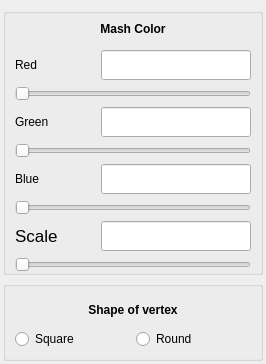
        <widget class="QWidget" name="tab">
         <attribute name="title">
          <string>Points</string>
         </attribute>
         <layout class="QHBoxLayout" name="horizontalLayout_24">
          <property name="spacing">
           <number>6</number>
          </property>
          <property name="leftMargin">
           <number>3</number>
          </property>
          <property name="topMargin">
           <number>8</number>
          </property>
          <property name="rightMargin">
           <number>3</number>
          </property>
          <property name="bottomMargin">
           <number>3</number>
          </property>
          <item>
           <layout class="QVBoxLayout" name="verticalLayout_5">
            <item>
             <widget class="QGroupBox" name="groupBox_6">
              <property name="sizePolicy">
               <sizepolicy hsizetype="Preferred" vsizetype="Preferred">
                <horstretch>0</horstretch>
                <verstretch>0</verstretch>
               </sizepolicy>
              </property>
              <property name="minimumSize">
               <size>
                <width>260</width>
                <height>100</height>
               </size>
              </property>
              <property name="maximumSize">
               <size>
                <width>16777215</width>
                <height>16777215</height>
               </size>
              </property>
              <property name="title">
               <string/>
              </property>
              <layout class="QGridLayout" name="gridLayout_5">
               <property name="topMargin">
                <number>0</number>
               </property>
               <property name="bottomMargin">
                <number>0</number>
               </property>
               <item row="0" column="0">
                <widget class="QLabel" name="VertexColorNameLabel">
                 <property name="sizePolicy">
                  <sizepolicy hsizetype="Minimum" vsizetype="Fixed">
                   <horstretch>0</horstretch>
                   <verstretch>0</verstretch>
                  </sizepolicy>
                 </property>
                 <property name="minimumSize">
                  <size>
                   <width>0</width>
                   <height>30</height>
                  </size>
                 </property>
                 <property name="maximumSize">
                  <size>
                   <width>240</width>
                   <height>30</height>
                  </size>
                 </property>
                 <property name="font">
                  <font>
                   <weight>75</weight>
                   <bold>true</bold>
                  </font>
                 </property>
                 <property name="text">
                  <string>Mash Color</string>
                 </property>
                 <property name="alignment">
                  <set>Qt::AlignCenter</set>
                 </property>
                </widget>
               </item>
               <item row="1" column="0">
                <layout class="QHBoxLayout" name="horizontalLayout_3">
                 <item>
                  <widget class="QLabel" name="VertexRedLabel">
                   <property name="sizePolicy">
                    <sizepolicy hsizetype="MinimumExpanding" vsizetype="Preferred">
                     <horstretch>0</horstretch>
                     <verstretch>0</verstretch>
                    </sizepolicy>
                   </property>
                   <property name="minimumSize">
                    <size>
                     <width>0</width>
                     <height>0</height>
                    </size>
                   </property>
                   <property name="maximumSize">
                    <size>
                     <width>100</width>
                     <height>30</height>
                    </size>
                   </property>
                   <property name="text">
                    <string>Red</string>
                   </property>
                  </widget>
                 </item>
                 <item>
                  <widget class="QLineEdit" name="VertexRedValue">
                   <property name="sizePolicy">
                    <sizepolicy hsizetype="Fixed" vsizetype="Fixed">
                     <horstretch>0</horstretch>
                     <verstretch>0</verstretch>
                    </sizepolicy>
                   </property>
                   <property name="minimumSize">
                    <size>
                     <width>150</width>
                     <height>30</height>
                    </size>
                   </property>
                   <property name="maximumSize">
                    <size>
                     <width>150</width>
                     <height>30</height>
                    </size>
                   </property>
                   <property name="focusPolicy">
                    <enum>Qt::ClickFocus</enum>
                   </property>
                  </widget>
                 </item>
                </layout>
               </item>
               <item row="2" column="0">
                <widget class="QSlider" name="VertexRedSlider">
                 <property name="sizePolicy">
                  <sizepolicy hsizetype="Fixed" vsizetype="Fixed">
                   <horstretch>0</horstretch>
                   <verstretch>0</verstretch>
                  </sizepolicy>
                 </property>
                 <property name="minimumSize">
                  <size>
                   <width>0</width>
                   <height>0</height>
                  </size>
                 </property>
                 <property name="maximumSize">
                  <size>
                   <width>260</width>
                   <height>25</height>
                  </size>
                 </property>
                 <property name="maximum">
                  <number>100</number>
                 </property>
                 <property name="orientation">
                  <enum>Qt::Horizontal</enum>
                 </property>
                </widget>
               </item>
               <item row="3" column="0">
                <layout class="QHBoxLayout" name="horizontalLayout_15">
                 <item>
                  <widget class="QLabel" name="VertexGreenLabel">
                   <property name="sizePolicy">
                    <sizepolicy hsizetype="MinimumExpanding" vsizetype="Preferred">
                     <horstretch>0</horstretch>
                     <verstretch>0</verstretch>
                    </sizepolicy>
                   </property>
                   <property name="minimumSize">
                    <size>
                     <width>0</width>
                     <height>0</height>
                    </size>
                   </property>
                   <property name="maximumSize">
                    <size>
                     <width>100</width>
                     <height>30</height>
                    </size>
                   </property>
                   <property name="text">
                    <string>Green</string>
                   </property>
                  </widget>
                 </item>
                 <item>
                  <widget class="QLineEdit" name="VertexGreenValue">
                   <property name="sizePolicy">
                    <sizepolicy hsizetype="Fixed" vsizetype="Fixed">
                     <horstretch>0</horstretch>
                     <verstretch>0</verstretch>
                    </sizepolicy>
                   </property>
                   <property name="minimumSize">
                    <size>
                     <width>150</width>
                     <height>30</height>
                    </size>
                   </property>
                   <property name="maximumSize">
                    <size>
                     <width>150</width>
                     <height>30</height>
                    </size>
                   </property>
                   <property name="focusPolicy">
                    <enum>Qt::ClickFocus</enum>
                   </property>
                  </widget>
                 </item>
                </layout>
               </item>
               <item row="4" column="0">
                <widget class="QSlider" name="VertexGreenSlider">
                 <property name="sizePolicy">
                  <sizepolicy hsizetype="Fixed" vsizetype="Fixed">
                   <horstretch>0</horstretch>
                   <verstretch>0</verstretch>
                  </sizepolicy>
                 </property>
                 <property name="minimumSize">
                  <size>
                   <width>0</width>
                   <height>0</height>
                  </size>
                 </property>
                 <property name="maximumSize">
                  <size>
                   <width>260</width>
                   <height>25</height>
                  </size>
                 </property>
                 <property name="maximum">
                  <number>100</number>
                 </property>
                 <property name="orientation">
                  <enum>Qt::Horizontal</enum>
                 </property>
                </widget>
               </item>
               <item row="5" column="0">
                <layout class="QHBoxLayout" name="horizontalLayout_17">
                 <item>
                  <widget class="QLabel" name="VertexBlueLabel">
                   <property name="enabled">
                    <bool>true</bool>
                   </property>
                   <property name="sizePolicy">
                    <sizepolicy hsizetype="MinimumExpanding" vsizetype="Preferred">
                     <horstretch>0</horstretch>
                     <verstretch>0</verstretch>
                    </sizepolicy>
                   </property>
                   <property name="minimumSize">
                    <size>
                     <width>30</width>
                     <height>30</height>
                    </size>
                   </property>
                   <property name="maximumSize">
                    <size>
                     <width>100</width>
                     <height>30</height>
                    </size>
                   </property>
                   <property name="text">
                    <string>Blue</string>
                   </property>
                  </widget>
                 </item>
                 <item>
                  <widget class="QLineEdit" name="VertexBlueValue">
                   <property name="sizePolicy">
                    <sizepolicy hsizetype="Fixed" vsizetype="Fixed">
                     <horstretch>0</horstretch>
                     <verstretch>0</verstretch>
                    </sizepolicy>
                   </property>
                   <property name="minimumSize">
                    <size>
                     <width>150</width>
                     <height>30</height>
                    </size>
                   </property>
                   <property name="maximumSize">
                    <size>
                     <width>150</width>
                     <height>30</height>
                    </size>
                   </property>
                   <property name="focusPolicy">
                    <enum>Qt::ClickFocus</enum>
                   </property>
                  </widget>
                 </item>
                </layout>
               </item>
               <item row="6" column="0">
                <widget class="QSlider" name="VertexBlueSlider">
                 <property name="sizePolicy">
                  <sizepolicy hsizetype="Fixed" vsizetype="Fixed">
                   <horstretch>0</horstretch>
                   <verstretch>0</verstretch>
                  </sizepolicy>
                 </property>
                 <property name="minimumSize">
                  <size>
                   <width>0</width>
                   <height>0</height>
                  </size>
                 </property>
                 <property name="maximumSize">
                  <size>
                   <width>260</width>
                   <height>25</height>
                  </size>
                 </property>
                 <property name="maximum">
                  <number>100</number>
                 </property>
                 <property name="orientation">
                  <enum>Qt::Horizontal</enum>
                 </property>
                </widget>
               </item>
               <item row="7" column="0">
                <layout class="QHBoxLayout" name="horizontalLayout_16">
                 <item>
                  <widget class="QLabel" name="ScaleLabel">
                   <property name="sizePolicy">
                    <sizepolicy hsizetype="MinimumExpanding" vsizetype="Preferred">
                     <horstretch>0</horstretch>
                     <verstretch>0</verstretch>
                    </sizepolicy>
                   </property>
                   <property name="minimumSize">
                    <size>
                     <width>0</width>
                     <height>0</height>
                    </size>
                   </property>
                   <property name="maximumSize">
                    <size>
                     <width>100</width>
                     <height>30</height>
                    </size>
                   </property>
                   <property name="font">
                    <font>
                     <pointsize>13</pointsize>
                    </font>
                   </property>
                   <property name="text">
                    <string>Scale</string>
                   </property>
                  </widget>
                 </item>
                 <item>
                  <widget class="QLineEdit" name="ScaleValue">
                   <property name="sizePolicy">
                    <sizepolicy hsizetype="Fixed" vsizetype="Fixed">
                     <horstretch>0</horstretch>
                     <verstretch>0</verstretch>
                    </sizepolicy>
                   </property>
                   <property name="minimumSize">
                    <size>
                     <width>150</width>
                     <height>30</height>
                    </size>
                   </property>
                   <property name="maximumSize">
                    <size>
                     <width>150</width>
                     <height>30</height>
                    </size>
                   </property>
                   <property name="focusPolicy">
                    <enum>Qt::ClickFocus</enum>
                   </property>
                  </widget>
                 </item>
                </layout>
               </item>
               <item row="8" column="0">
                <widget class="QSlider" name="Scale">
                 <property name="sizePolicy">
                  <sizepolicy hsizetype="Fixed" vsizetype="Fixed">
                   <horstretch>0</horstretch>
                   <verstretch>0</verstretch>
                  </sizepolicy>
                 </property>
                 <property name="minimumSize">
                  <size>
                   <width>0</width>
                   <height>0</height>
                  </size>
                 </property>
                 <property name="maximumSize">
                  <size>
                   <width>260</width>
                   <height>25</height>
                  </size>
                 </property>
                 <property name="minimum">
                  <number>1</number>
                 </property>
                 <property name="maximum">
                  <number>10</number>
                 </property>
                 <property name="singleStep">
                  <number>1</number>
                 </property>
                 <property name="orientation">
                  <enum>Qt::Horizontal</enum>
                 </property>
                </widget>
               </item>
              </layout>
             </widget>
            </item>
            <item>
             <widget class="QGroupBox" name="ShapeVertex">
              <property name="sizePolicy">
               <sizepolicy hsizetype="Preferred" vsizetype="Fixed">
                <horstretch>0</horstretch>
                <verstretch>0</verstretch>
               </sizepolicy>
              </property>
              <property name="minimumSize">
               <size>
                <width>260</width>
                <height>80</height>
               </size>
              </property>
              <property name="maximumSize">
               <size>
                <width>16777215</width>
                <height>16777215</height>
               </size>
              </property>
              <property name="title">
               <string/>
              </property>
              <layout class="QGridLayout" name="gridLayout_4">
               <item row="0" column="0" colspan="2">
                <widget class="QLabel" name="label_2">
                 <property name="sizePolicy">
                  <sizepolicy hsizetype="Fixed" vsizetype="Fixed">
                   <horstretch>0</horstretch>
                   <verstretch>0</verstretch>
                  </sizepolicy>
                 </property>
                 <property name="maximumSize">
                  <size>
                   <width>260</width>
                   <height>30</height>
                  </size>
                 </property>
                 <property name="font">
                  <font>
                   <weight>75</weight>
                   <bold>true</bold>
                  </font>
                 </property>
                 <property name="text">
                  <string>Shape of vertex</string>
                 </property>
                 <property name="alignment">
                  <set>Qt::AlignCenter</set>
                 </property>
                </widget>
               </item>
               <item row="1" column="0">
                <widget class="QRadioButton" name="ShapeSquare">
                 <property name="maximumSize">
                  <size>
                   <width>130</width>
                   <height>16777215</height>
                  </size>
                 </property>
                 <property name="text">
                  <string>Square</string>
                 </property>
                </widget>
               </item>
               <item row="1" column="1">
                <widget class="QRadioButton" name="ShapeRound">
                 <property name="maximumSize">
                  <size>
                   <width>130</width>
                   <height>16777215</height>
                  </size>
                 </property>
                 <property name="text">
                  <string>Round</string>
                 </property>
                </widget>
               </item>
              </layout>
             </widget>
            </item>
           </layout>
          </item>
         </layout>
        </widget>
